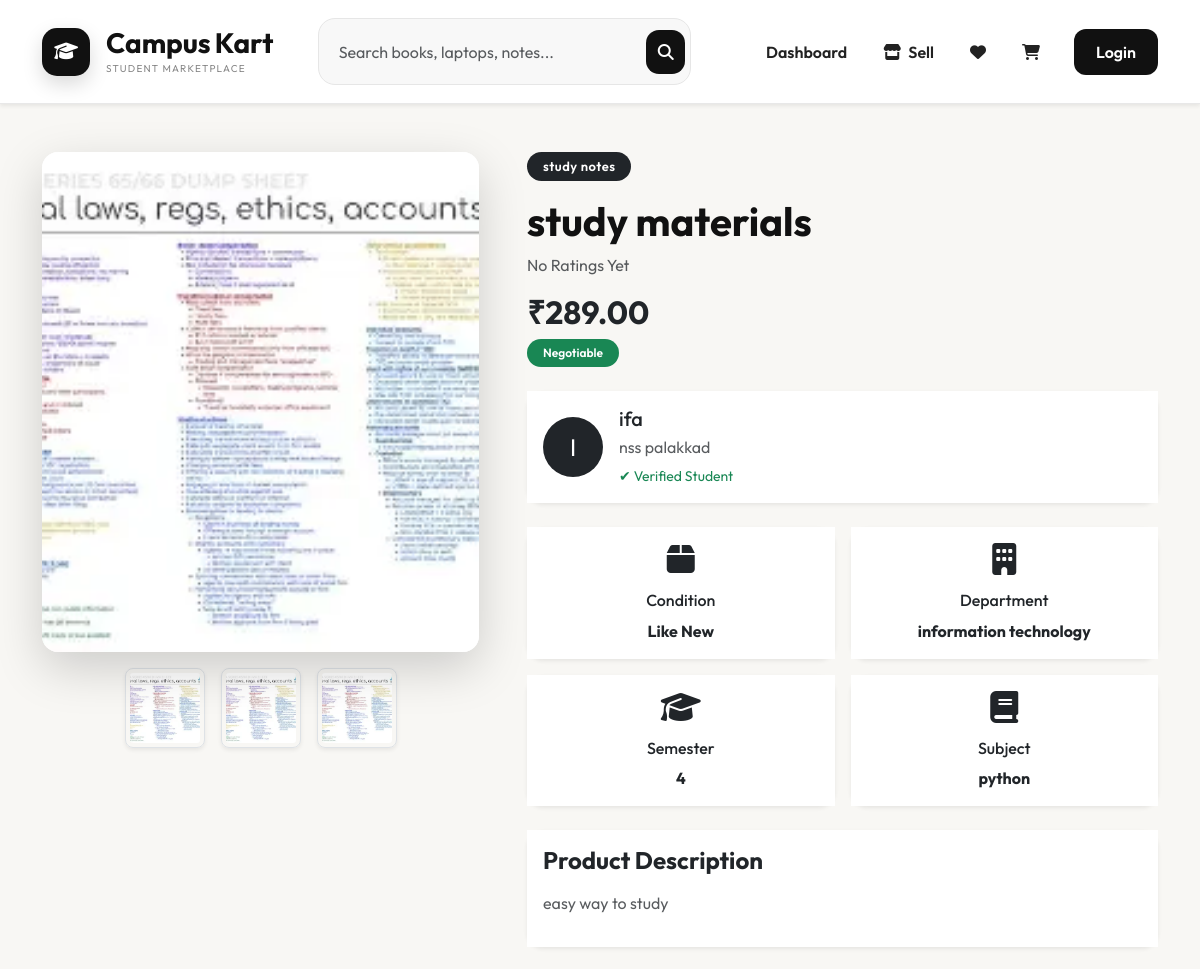
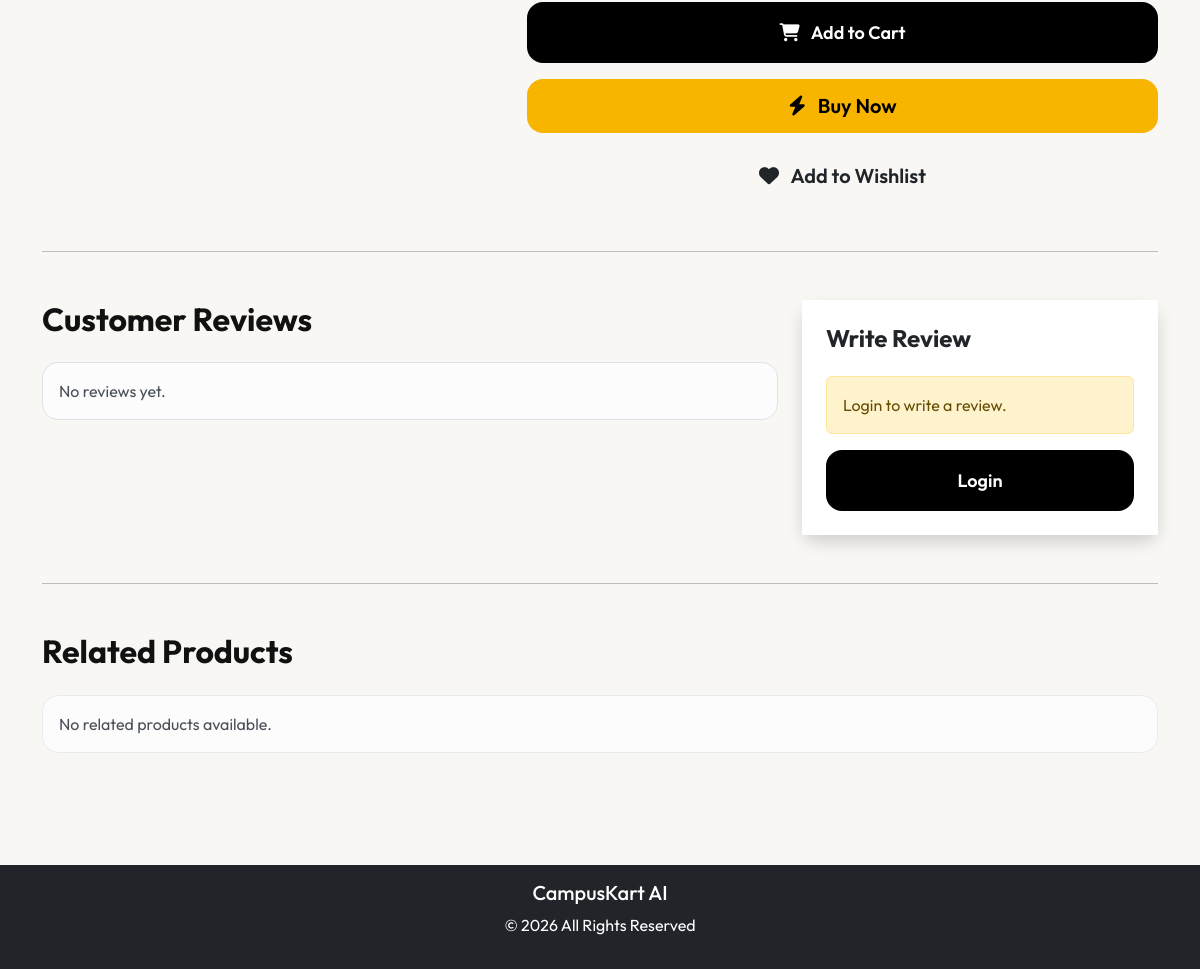
Screenshot of /product/2/ with the database file from the repository (2 pictures, top to bottom).
### products/models.py (models this page shows, shortened)
class Product(models.Model):
    CONDITION_CHOICES = [
        ('New', 'New'),
        ('Like New', 'Like New'),
        ('Good', 'Good'),
        ('Fair', 'Fair'),
    ]
    seller = models.ForeignKey(User, on_delete=models.CASCADE)
    college = models.ForeignKey(College, on_delete=models.CASCADE)
    featured = models.BooleanField(default=False)
    category = models.ForeignKey(Category, on_delete=models.CASCADE)
    title = models.CharField(max_length=250)
    description = models.TextField()
    price = models.DecimalField(max_digits=10, decimal_places=2)
    condition = models.CharField(
        max_length=20,
        choices=CONDITION_CHOICES
    )
    department = models.CharField(max_length=100)
    semester = models.PositiveIntegerField()
    subject = models.CharField(max_length=100, blank=True)
    negotiable = models.BooleanField(default=False)
    stock = models.PositiveIntegerField(default=1)
    image = models.ImageField(upload_to='products/')
    created_at = models.DateTimeField(auto_now_add=True)
    is_available = models.BooleanField(default=True)

class Category(models.Model):
    name = models.CharField(max_length=100)
    image = models.ImageField(upload_to='categories/')
    description = models.TextField()
    status = models.BooleanField(default=True)

### accounts/models.py (models this page shows, shortened)
class College(models.Model):
    name = models.CharField(max_length=200)
    code = models.CharField(max_length=20, unique=True)
    city = models.CharField(max_length=100)
    state = models.CharField(max_length=100)

### products/views.py (the view)
def product_details(request, id):
    product = get_object_or_404(
        Product,
        id=id
    )
    if request.method == "POST":
        if request.user.is_authenticated:
            form = ReviewForm(
                request.POST
            )
            if form.is_valid():
                review = form.save(
                    commit=False
                )
                review.user = request.user
                review.product = product
                review.save()
                return redirect(
                    "product_details",
                    id=product.id
                )
    else:
        form = ReviewForm()
    reviews = Review.objects.filter(
        product=product
    ).order_by(
        "-created_at"
    )
    average = reviews.aggregate(
        Avg("rating")
    )["rating__avg"]
    related_products = Product.objects.filter(
        category=product.category,
        is_available=True
    ).exclude(
        id=id
    )[:4]
    context = {
        "product": product,
        "related_products": related_products,
        "reviews": reviews,
        "form": form,
        "average": average,
    }
    return render(
        request,
        "product_details.html",
        context
    )

### templates/product_details.html (shortened to what this page needs)
{% extends 'base.html' %}
{% load static %}
{% block content %}
<div class="container py-5">
    <div class="row g-5">
        <div class="col-lg-5">
            <div class="card border-0 shadow-lg rounded-4 overflow-hidden">
                <img src="{{ product.image.url }}"
                     class="img-fluid"
                     style="height:500px;object-fit:cover;"
                     alt="{{ product.title }}">
            </div>
            <div class="d-flex justify-content-center gap-3 mt-3">
                <img src="{{ product.image.url }}"
                     class="border rounded-3 p-1 shadow-sm"
                     width="80"
                     height="80"
                     style="object-fit:cover;cursor:pointer;">
                <img src="{{ product.image.url }}"
                     class="border rounded-3 p-1 shadow-sm"
                     width="80"
                     height="80"
                     style="object-fit:cover;cursor:pointer;">
                <img src="{{ product.image.url }}"
                     class="border rounded-3 p-1 shadow-sm"
                     width="80"
                     height="80"
                     style="object-fit:cover;cursor:pointer;">
            </div>
        </div>
        <div class="col-lg-7">
            <span class="badge bg-dark px-3 py-2 rounded-pill">
                {{ product.category.name }}
            </span>
            <h1 class="fw-bold mt-3">
                {{ product.title }}
            </h1>
            <div class="mt-2 mb-3">
                {% if average %}
                    ⭐⭐⭐⭐⭐
                    <span class="fw-semibold">
                        {{ average|floatformat:1 }}
                    </span>
                    <span class="text-muted">
                        ({{ reviews|length }} Reviews)
                    </span>
                {% else %}
                    <span class="text-muted">
                        No Ratings Yet
                    </span>
                {% endif %}
            </div>
            <div class="mb-4">
                <h2 class="fw-bold text-dark">
                    ₹{{ product.price }}
                </h2>
                {% if product.negotiable %}
                    <span class="badge bg-success">
                        Negotiable
                    </span>
                {% endif %}
            </div>
            <div class="card border-0 shadow-sm rounded-4 mb-4">
                <div class="card-body">
                    <div class="d-flex align-items-center">
                        <div class="rounded-circle bg-dark text-white d-flex justify-content-center align-items-center"
                             style="width:60px;height:60px;font-size:24px;">
                            {{ product.seller.username|first|upper }}
                        </div>
                        <div class="ms-3">
                            <h5 class="mb-1">
                                {{ product.seller.username }}
                            </h5>
                            <p class="text-muted mb-1">
                                {{ product.college.name }}
                            </p>
                            <small class="text-success">
                                ✔ Verified Student
                            </small>
                        </div>
                    </div>
                </div>
            </div>
            <div class="row g-3 mb-4">
                <div class="col-6">
                    <div class="card border-0 shadow-sm rounded-4">
                        <div class="card-body text-center">
                            <i class="fas fa-box fa-2x mb-3"></i>
                            <h6>Condition</h6>
                            <strong>{{ product.condition }}</strong>
                        </div>
                    </div>
                </div>
                <div class="col-6">
                    <div class="card border-0 shadow-sm rounded-4">
                        <div class="card-body text-center">
                            <i class="fas fa-building fa-2x mb-3"></i>
                            <h6>Department</h6>
                            <strong>{{ product.department }}</strong>
                        </div>
                    </div>
                </div>
                <div class="col-6">
                    <div class="card border-0 shadow-sm rounded-4">
                        <div class="card-body text-center">
                            <i class="fas fa-graduation-cap fa-2x mb-3"></i>
                            <h6>Semester</h6>
                            <strong>{{ product.semester }}</strong>
                        </div>
                    </div>
                </div>
                <div class="col-6">
                    <div class="card border-0 shadow-sm rounded-4">
                        <div class="card-body text-center">
                            <i class="fas fa-book fa-2x mb-3"></i>
                            <h6>Subject</h6>
                            <strong>{{ product.subject }}</strong>
                        </div>
                    </div>
                </div>
            </div>
            <div class="card border-0 shadow-sm rounded-4 mb-4">
                <div class="card-body">
                    <h4 class="fw-bold mb-3">
                        Product Description
                    </h4>
                    <p class="text-muted">
                        {{ product.description }}
                    </p>
                </div>
            </div>
            <div class="d-grid gap-3">
                <a href="{% url 'add_to_cart' product.id %}"
                   class="btn btn-dark btn-lg rounded-4">
                    <i class="fas fa-shopping-cart me-2"></i>
                    Add to Cart
                </a>
                <button class="btn btn-warning btn-lg rounded-4">
                    <i class="fas fa-bolt me-2"></i>
                    Buy Now
                </button>
                <a href="{% url 'add_to_wishlist' product.id %}"
                   class="btn btn-outline-dark btn-lg rounded-4">
                    <i class="fas fa-heart me-2"></i>
                    Add to Wishlist
                </a>
            </div>
        </div>
    </div>
    <hr class="my-5">
<div class="row">
    <div class="col-lg-8">
        <h2 class="fw-bold mb-4">
            Customer Reviews
        </h2>
        {% for review in reviews %}
        <div class="card border-0 shadow-sm rounded-4 mb-4">
            <div class="card-body">
                <div class="d-flex justify-content-between">
                    <div>
                        <h5 class="mb-1">
                            {{ review.user.username }}
                        </h5>
                        <small class="text-muted">
                            {{ review.created_at|date:"d M Y" }}
                        </small>
                    </div>
                    <div class="text-warning fs-5">
                        {% for i in "12345" %}
                            {% if forloop.counter <= review.rating %}
                                ⭐
                            {% else %}
                                ☆
                            {% endif %}
                        {% endfor %}
                    </div>
                </div>
                <hr>
                <p class="mb-0">
                    {{ review.comment }}
                </p>
            </div>
        </div>
        {% empty %}
        <div class="alert alert-light border rounded-4">
            No reviews yet.
        </div>
        {% endfor %}
    </div>
    <div class="col-lg-4">
        <div class="card border-0 shadow rounded-4 sticky-top"
             style="top:100px;">
            <div class="card-body p-4">
                <h4 class="fw-bold mb-4">
                    Write Review
                </h4>
                {% if user.is_authenticated %}
                <form method="POST">
                    {% csrf_token %}
                    <div class="mb-3">
                        <label class="form-label">
                            Rating
                        </label>
                        {{ form.rating }}
                    </div>
                    <div class="mb-4">
                        <label class="form-label">
                            Review
                        </label>
                        {{ form.comment }}
                    </div>
                    <button class="btn btn-dark w-100 btn-lg rounded-4">
                        Submit Review
                    </button>
                </form>
                {% else %}
                <div class="alert alert-warning">
                    Login to write a review.
                </div>
                <a href="{% url 'login' %}"
                   class="btn btn-dark w-100 rounded-4">
                    Login
                </a>
                {% endif %}
            </div>
        </div>
    </div>
</div>
<hr class="my-5">
<h2 class="fw-bold mb-4">
    Related Products
</h2>
<div class="row">
    {% for item in related_products %}
    <div class="col-lg-3 col-md-6 mb-4">
        <div class="card border-0 shadow-sm rounded-4 h-100">
            <a href="{% url 'product_details' item.id %}">
                <img src="{{ item.image.url }}"
                     class="card-img-top"
                     style="height:220px;object-fit:cover;">
            </a>
            <div class="card-body">
                <span class="badge bg-dark">
                    {{ item.category.name }}
                </span>
                <h5 class="mt-3">
                    {{ item.title }}
                </h5>
                <h4 class="fw-bold">
                    ₹{{ item.price }}
                </h4>
                <div class="d-grid mt-3">
                    <a href="{% url 'product_details' item.id %}"
                       class="btn btn-outline-dark rounded-3">
                        View Product
                    </a>
                </div>
            </div>
        </div>
    </div>
    {% empty %}
    <div class="col-12">
        <div class="alert alert-light rounded-4">
            No related products available.
        </div>
    </div>
    {% endfor %}
</div>
</div>
{% endblock %}

### rows the page displays
Product: image (picture), category.name "study notes", title "study materials", price "289.00", seller.username|first "I", seller.username "ifa", college.name "nss palakkad", condition "Like New", department "information technology", semester "4", subject "python", description "easy way to study"
